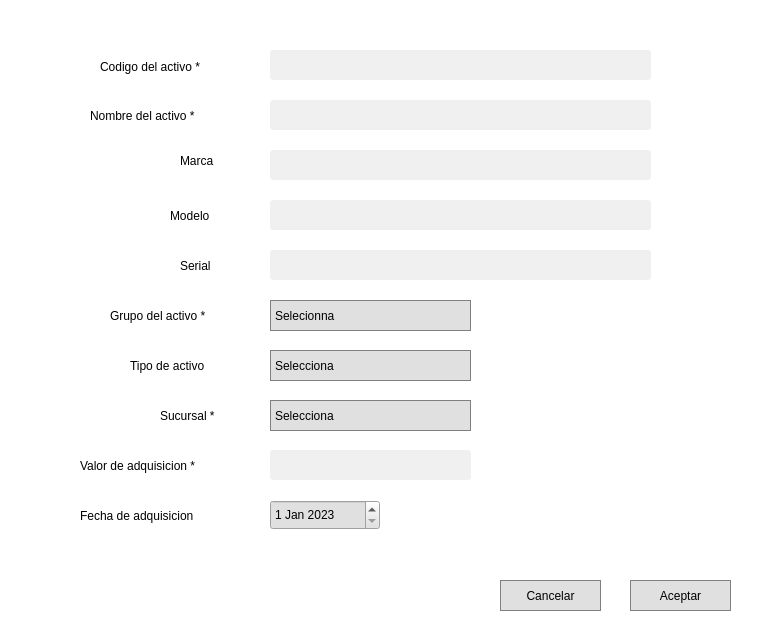
<?xml version="1.0" encoding="UTF-8"?>
<ui version="4.0">
 <class>MainWindow</class>
 <widget class="QMainWindow" name="MainWindow">
  <property name="geometry">
   <rect>
    <x>0</x>
    <y>0</y>
    <width>780</width>
    <height>640</height>
   </rect>
  </property>
  <property name="minimumSize">
   <size>
    <width>780</width>
    <height>640</height>
   </size>
  </property>
  <property name="windowTitle">
   <string>Registrar activo</string>
  </property>
  <property name="windowIcon">
   <iconset>
    <normaloff>../IMGS/11.png</normaloff>../IMGS/11.png</iconset>
  </property>
  <property name="styleSheet">
   <string notr="true">background-color: rgb(255, 255, 255);</string>
  </property>
  <widget class="QWidget" name="centralwidget">
   <property name="styleSheet">
    <string notr="true"/>
   </property>
   <widget class="QWidget" name="pantallaprincipal" native="true">
    <property name="geometry">
     <rect>
      <x>0</x>
      <y>0</y>
      <width>780</width>
      <height>640</height>
     </rect>
    </property>
    <property name="minimumSize">
     <size>
      <width>780</width>
      <height>640</height>
     </size>
    </property>
    <property name="styleSheet">
     <string notr="true">QWidget{

font: 25 12pt &quot;Bahnschrift Light&quot;;
}

QLineEdit {
background-color: rgb(240, 240, 240);
color: black;
border-radius: 3px;

}

QComboBox {
color: rgb(0, 0, 0);
background-color: rgb(224, 224, 224);
border: 1px solid gray;
}


QComboBox::drop-down {
    border-bottom-right-radius: 3px;




}


QLabel {
color: black;


}

QDateEdit {
background-color: #E0E0E0;
color:  rgb(0, 0, 0);

}

#cancelbutton, #acceptbutton {
color: rgb(0, 0, 0);
background-color: rgb(224, 224, 224);
border: 1px solid gray;

}
</string>
    </property>
    <widget class="QLineEdit" name="codigoinput">
     <property name="geometry">
      <rect>
       <x>270</x>
       <y>50</y>
       <width>381</width>
       <height>30</height>
      </rect>
     </property>
     <property name="styleSheet">
      <string notr="true">padding-left: 10px;

</string>
     </property>
     <property name="text">
      <string/>
     </property>
    </widget>
    <widget class="QLabel" name="seriallabel">
     <property name="geometry">
      <rect>
       <x>180</x>
       <y>250</y>
       <width>51</width>
       <height>31</height>
      </rect>
     </property>
     <property name="text">
      <string>Serial</string>
     </property>
    </widget>
    <widget class="QLabel" name="typelabel">
     <property name="geometry">
      <rect>
       <x>130</x>
       <y>350</y>
       <width>111</width>
       <height>31</height>
      </rect>
     </property>
     <property name="text">
      <string>Tipo de activo </string>
     </property>
    </widget>
    <widget class="QLineEdit" name="serialinput">
     <property name="geometry">
      <rect>
       <x>270</x>
       <y>250</y>
       <width>381</width>
       <height>30</height>
      </rect>
     </property>
     <property name="styleSheet">
      <string notr="true">padding-left: 10px;</string>
     </property>
    </widget>
    <widget class="QDateEdit" name="datead">
     <property name="geometry">
      <rect>
       <x>270</x>
       <y>500</y>
       <width>110</width>
       <height>30</height>
      </rect>
     </property>
     <property name="date">
      <date>
       <year>2023</year>
       <month>1</month>
       <day>1</day>
      </date>
     </property>
    </widget>
    <widget class="QPushButton" name="cancelbutton">
     <property name="geometry">
      <rect>
       <x>500</x>
       <y>580</y>
       <width>101</width>
       <height>31</height>
      </rect>
     </property>
     <property name="cursor">
      <cursorShape>PointingHandCursor</cursorShape>
     </property>
     <property name="text">
      <string>Cancelar</string>
     </property>
    </widget>
    <widget class="QLabel" name="codelabel">
     <property name="geometry">
      <rect>
       <x>100</x>
       <y>51</y>
       <width>141</width>
       <height>31</height>
      </rect>
     </property>
     <property name="styleSheet">
      <string notr="true"/>
     </property>
     <property name="text">
      <string>Codigo del activo *</string>
     </property>
    </widget>
    <widget class="QLabel" name="datebuylabel">
     <property name="geometry">
      <rect>
       <x>80</x>
       <y>500</y>
       <width>151</width>
       <height>31</height>
      </rect>
     </property>
     <property name="text">
      <string>Fecha de adquisicion</string>
     </property>
    </widget>
    <widget class="QLineEdit" name="brandinput">
     <property name="geometry">
      <rect>
       <x>270</x>
       <y>150</y>
       <width>381</width>
       <height>30</height>
      </rect>
     </property>
     <property name="styleSheet">
      <string notr="true">padding-left: 10px;</string>
     </property>
    </widget>
    <widget class="QLabel" name="grouplabel">
     <property name="geometry">
      <rect>
       <x>110</x>
       <y>300</y>
       <width>131</width>
       <height>31</height>
      </rect>
     </property>
     <property name="text">
      <string>Grupo del activo *</string>
     </property>
    </widget>
    <widget class="QLineEdit" name="modelinput">
     <property name="geometry">
      <rect>
       <x>270</x>
       <y>200</y>
       <width>381</width>
       <height>30</height>
      </rect>
     </property>
     <property name="styleSheet">
      <string notr="true">padding-left: 10px;</string>
     </property>
    </widget>
    <widget class="QLabel" name="pricelabel">
     <property name="geometry">
      <rect>
       <x>80</x>
       <y>450</y>
       <width>161</width>
       <height>31</height>
      </rect>
     </property>
     <property name="text">
      <string>Valor de adquisicion *</string>
     </property>
    </widget>
    <widget class="QLabel" name="brandlabel">
     <property name="geometry">
      <rect>
       <x>180</x>
       <y>145</y>
       <width>51</width>
       <height>31</height>
      </rect>
     </property>
     <property name="text">
      <string>Marca</string>
     </property>
    </widget>
    <widget class="QComboBox" name="groupselect">
     <property name="geometry">
      <rect>
       <x>270</x>
       <y>300</y>
       <width>201</width>
       <height>31</height>
      </rect>
     </property>
     <property name="cursor">
      <cursorShape>PointingHandCursor</cursorShape>
     </property>
     <property name="styleSheet">
      <string notr="true"/>
     </property>
     <property name="editable">
      <bool>false</bool>
     </property>
     <item>
      <property name="text">
       <string>Selecionna</string>
      </property>
     </item>
     <item>
      <property name="text">
       <string>Mobiliarios</string>
      </property>
     </item>
     <item>
      <property name="text">
       <string>Otros Activos</string>
      </property>
     </item>
     <item>
      <property name="text">
       <string>Propiedades</string>
      </property>
     </item>
     <item>
      <property name="text">
       <string>Equipos</string>
      </property>
     </item>
     <item>
      <property name="text">
       <string>Vehiculos</string>
      </property>
     </item>
    </widget>
    <widget class="QLineEdit" name="nameinput">
     <property name="geometry">
      <rect>
       <x>270</x>
       <y>100</y>
       <width>381</width>
       <height>30</height>
      </rect>
     </property>
     <property name="styleSheet">
      <string notr="true">padding-left: 10px;</string>
     </property>
    </widget>
    <widget class="QLabel" name="modellabel">
     <property name="geometry">
      <rect>
       <x>170</x>
       <y>200</y>
       <width>61</width>
       <height>31</height>
      </rect>
     </property>
     <property name="text">
      <string>Modelo</string>
     </property>
    </widget>
    <widget class="QLabel" name="namelabel">
     <property name="geometry">
      <rect>
       <x>90</x>
       <y>100</y>
       <width>151</width>
       <height>31</height>
      </rect>
     </property>
     <property name="text">
      <string>Nombre del activo *</string>
     </property>
    </widget>
    <widget class="QPushButton" name="acceptbutton">
     <property name="geometry">
      <rect>
       <x>630</x>
       <y>580</y>
       <width>101</width>
       <height>31</height>
      </rect>
     </property>
     <property name="cursor">
      <cursorShape>PointingHandCursor</cursorShape>
     </property>
     <property name="text">
      <string>Aceptar</string>
     </property>
    </widget>
    <widget class="QComboBox" name="typeselect">
     <property name="geometry">
      <rect>
       <x>270</x>
       <y>350</y>
       <width>201</width>
       <height>31</height>
      </rect>
     </property>
     <property name="cursor">
      <cursorShape>PointingHandCursor</cursorShape>
     </property>
     <item>
      <property name="text">
       <string>Selecciona</string>
      </property>
     </item>
     <item>
      <property name="text">
       <string>Neveras</string>
      </property>
     </item>
     <item>
      <property name="text">
       <string>Computadoras</string>
      </property>
     </item>
     <item>
      <property name="text">
       <string>Monitores</string>
      </property>
     </item>
     <item>
      <property name="text">
       <string>Escritorio</string>
      </property>
     </item>
     <item>
      <property name="text">
       <string>Archivos</string>
      </property>
     </item>
     <item>
      <property name="text">
       <string>Edificios</string>
      </property>
     </item>
     <item>
      <property name="text">
       <string>Terrenos</string>
      </property>
     </item>
    </widget>
    <widget class="QComboBox" name="locationselect">
     <property name="geometry">
      <rect>
       <x>270</x>
       <y>400</y>
       <width>201</width>
       <height>31</height>
      </rect>
     </property>
     <property name="cursor">
      <cursorShape>PointingHandCursor</cursorShape>
     </property>
     <item>
      <property name="text">
       <string>Selecciona</string>
      </property>
     </item>
     <item>
      <property name="text">
       <string>Distrito nacional</string>
      </property>
     </item>
     <item>
      <property name="text">
       <string>Punta cana</string>
      </property>
     </item>
     <item>
      <property name="text">
       <string>Santiago</string>
      </property>
     </item>
    </widget>
    <widget class="QLineEdit" name="priceinput">
     <property name="geometry">
      <rect>
       <x>270</x>
       <y>450</y>
       <width>201</width>
       <height>30</height>
      </rect>
     </property>
     <property name="styleSheet">
      <string notr="true">padding-left: 10px;
</string>
     </property>
    </widget>
    <widget class="QLabel" name="branchlabel">
     <property name="geometry">
      <rect>
       <x>160</x>
       <y>400</y>
       <width>81</width>
       <height>31</height>
      </rect>
     </property>
     <property name="text">
      <string>Sucursal *</string>
     </property>
    </widget>
   </widget>
  </widget>
 </widget>
 <resources/>
 <connections/>
</ui>
